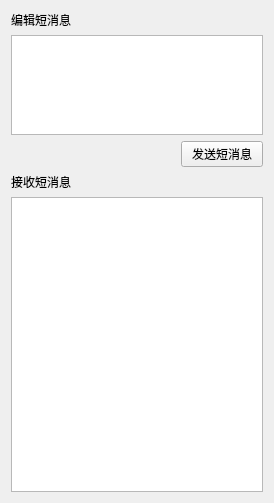
        <widget class="QWidget" name="page_2">
         <property name="geometry">
          <rect>
           <x>0</x>
           <y>0</y>
           <width>274</width>
           <height>503</height>
          </rect>
         </property>
         <attribute name="label">
          <string>短消息</string>
         </attribute>
         <layout class="QGridLayout" name="gridLayout_5">
          <item row="4" column="0" colspan="3">
           <widget class="QTextEdit" name="textEdit_2"/>
          </item>
          <item row="2" column="0" colspan="2">
           <spacer name="horizontalSpacer_6">
            <property name="orientation">
             <enum>Qt::Horizontal</enum>
            </property>
            <property name="sizeHint" stdset="0">
             <size>
              <width>123</width>
              <height>20</height>
             </size>
            </property>
           </spacer>
          </item>
          <item row="2" column="2">
           <widget class="QPushButton" name="pushButton_sendMessage">
            <property name="text">
             <string>发送短消息</string>
            </property>
           </widget>
          </item>
          <item row="1" column="0" colspan="3">
           <widget class="QTextEdit" name="textEdit">
            <property name="maximumSize">
             <size>
              <width>16777215</width>
              <height>100</height>
             </size>
            </property>
           </widget>
          </item>
          <item row="3" column="0" colspan="3">
           <widget class="QLabel" name="label_11">
            <property name="text">
             <string>接收短消息</string>
            </property>
           </widget>
          </item>
          <item row="0" column="0" colspan="3">
           <widget class="QLabel" name="label_12">
            <property name="sizePolicy">
             <sizepolicy hsizetype="Expanding" vsizetype="Preferred">
              <horstretch>0</horstretch>
              <verstretch>0</verstretch>
             </sizepolicy>
            </property>
            <property name="text">
             <string>编辑短消息</string>
            </property>
           </widget>
          </item>
         </layout>
        </widget>
